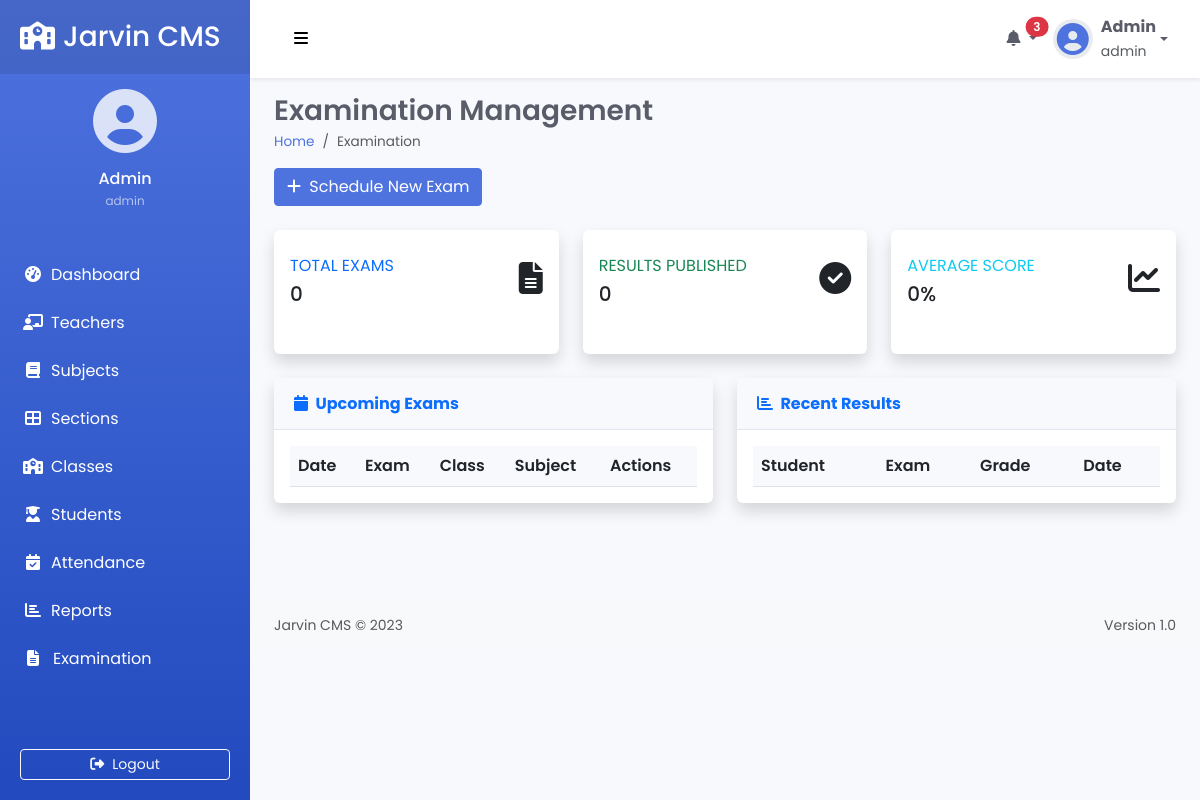
Before: /examination (signed in) with the older database file.
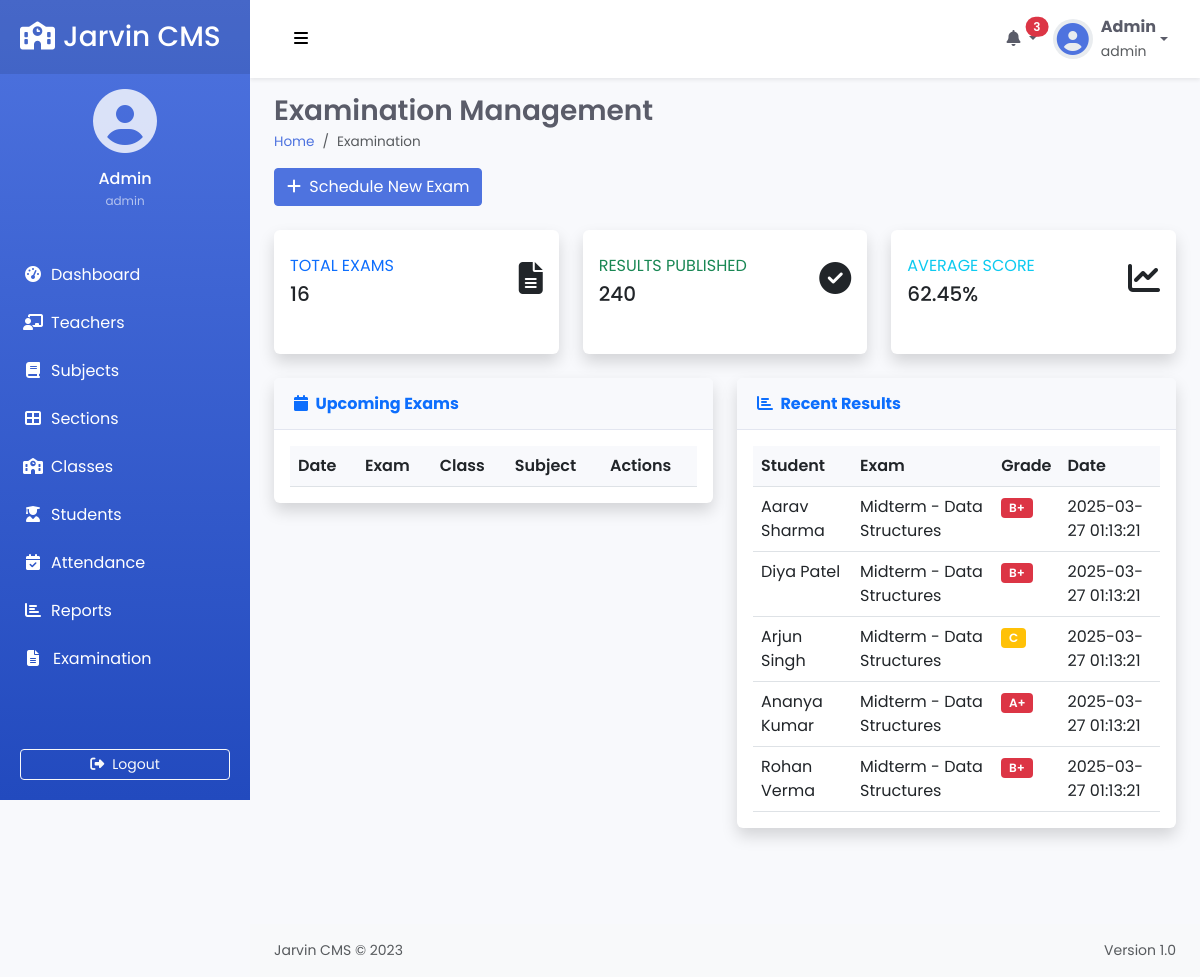
After: the same page with the newer database file.
### tables this page shows
CREATE TABLE sms_exam_results (
            id INTEGER PRIMARY KEY AUTOINCREMENT,
            exam_id INTEGER,
            student_id INTEGER,
            marks_obtained DECIMAL(5,2),
            grade TEXT,
            remarks TEXT,
            date_added DATETIME DEFAULT CURRENT_TIMESTAMP,
            FOREIGN KEY (exam_id) REFERENCES sms_exams(id),
            FOREIGN KEY (student_id) REFERENCES sms_students(id)
        );

CREATE TABLE sms_students (
            id INTEGER PRIMARY KEY AUTOINCREMENT,
            admission_no TEXT,
            roll_no TEXT,
            name TEXT,
            photo TEXT,
            gender TEXT,
            dob TEXT,
            mobile TEXT,
            email TEXT,
            current_address TEXT,
            father_name TEXT,
            mother_name TEXT,
            admission_date TEXT,
            academic_year TEXT,
            class INTEGER,
            section INTEGER
        );

CREATE TABLE sms_exam_types (
            id INTEGER PRIMARY KEY AUTOINCREMENT,
            name TEXT NOT NULL,
            description TEXT
        );

CREATE TABLE sms_subjects (
            subject_id INTEGER PRIMARY KEY AUTOINCREMENT,
            subject TEXT,
            type TEXT,
            code TEXT
        );

### app.py (the view)
@app.route("/examination", methods=['GET'])
def examination():
    if 'loggedin' not in session:
        return redirect(url_for('login'))
    db = get_db()
    cursor = db.cursor()
    cursor.execute('''
        SELECT e.*, et.name as exam_type, c.name as class_name, s.subject as subject_name
        FROM sms_exams e
        JOIN sms_exam_types et ON e.exam_type_id = et.id
        JOIN sms_classes c ON e.class_id = c.id
        JOIN sms_subjects s ON e.subject_id = s.subject_id
        WHERE e.exam_date >= date('now')
        ORDER BY e.exam_date ASC
        LIMIT 5
    ''')
    upcoming_exams = cursor.fetchall()
    cursor.execute('''
        SELECT er.*, e.exam_date, et.name as exam_type,
               s.name as student_name, c.name as class_name,
               sub.subject as subject_name
        FROM sms_exam_results er
        JOIN sms_exams e ON er.exam_id = e.id
        JOIN sms_exam_types et ON e.exam_type_id = et.id
        JOIN sms_students s ON er.student_id = s.id
        JOIN sms_classes c ON e.class_id = c.id
        JOIN sms_subjects sub ON e.subject_id = sub.subject_id
        ORDER BY er.date_added DESC
        LIMIT 5
    ''')
    recent_results = cursor.fetchall()
    cursor.execute('SELECT COUNT(*) FROM sms_exams')
    total_exams = cursor.fetchone()[0]
    cursor.execute('SELECT COUNT(*) FROM sms_exam_results')
    total_results = cursor.fetchone()[0]
    cursor.execute('SELECT AVG(marks_obtained) FROM sms_exam_results')
    avg_score = cursor.fetchone()[0] or 0
    cursor.execute('SELECT * FROM sms_classes')
    classes = cursor.fetchall()
    cursor.execute('SELECT * FROM sms_subjects')
    subjects = cursor.fetchall()
    cursor.execute('SELECT * FROM sms_exam_types')
    exam_types = cursor.fetchall()
    db.close()
    return render_template('examination.html',
                         upcoming_exams=upcoming_exams,
                         recent_results=recent_results,
                         total_exams=total_exams,
                         total_results=total_results,
                         avg_score=round(avg_score, 2),
                         classes=classes,
                         subjects=subjects,
                         exam_types=exam_types)

### app.py (called while the page is built)
def get_db():
    db = sqlite3.connect('python_sms.db')
    db.row_factory = sqlite3.Row
    return db

### templates/examination.html (shortened to what the changed rows need)
{% extends 'layout.html' %}
{% block header %}Examination Management{% endblock %}
{% block content %}
<div class="row fade-in">
    <div class="col-xl-4 col-md-6 mb-4">
        <div class="card card-stat border-left-primary shadow h-100 py-2">
            <div class="card-body">
                <div class="row no-gutters align-items-center">
                    <div class="col mr-2">
                        <div class="text-xs font-weight-bold text-primary text-uppercase mb-1">
                            Total Exams</div>
                        <div class="h5 mb-0 font-weight-bold text-gray-800">{{ total_exams }}</div>
                    </div>
                </div>
            </div>
        </div>
    </div>
    <div class="col-xl-4 col-md-6 mb-4">
        <div class="card card-stat border-left-success shadow h-100 py-2">
            <div class="card-body">
                <div class="row no-gutters align-items-center">
                    <div class="col mr-2">
                        <div class="text-xs font-weight-bold text-success text-uppercase mb-1">
                            Results Published</div>
                        <div class="h5 mb-0 font-weight-bold text-gray-800">{{ total_results }}</div>
                    </div>
                </div>
            </div>
        </div>
    </div>
    <div class="col-xl-4 col-md-6 mb-4">
        <div class="card card-stat border-left-info shadow h-100 py-2">
            <div class="card-body">
                <div class="row no-gutters align-items-center">
                    <div class="col mr-2">
                        <div class="text-xs font-weight-bold text-info text-uppercase mb-1">
                            Average Score</div>
                        <div class="h5 mb-0 font-weight-bold text-gray-800">{{ avg_score }}%</div>
                    </div>
                </div>
            </div>
        </div>
    </div>
</div>
<div class="row">
    <div class="col-lg-6 mb-4">
        <div class="card shadow">
            <div class="card-body">
                <div class="table-responsive">
                    <table class="table table-hover">
                        <thead class="bg-light">
                            <tr>
                                <th>Date</th>
                                <th>Exam</th>
                                <th>Class</th>
                                <th>Subject</th>
                                <th>Actions</th>
                            </tr>
                        </thead>
                    </table>
                </div>
            </div>
        </div>
    </div>
    <div class="col-lg-6 mb-4">
        <div class="card shadow">
            <div class="card-body">
                <div class="table-responsive">
                    <table class="table table-hover">
                        <thead class="bg-light">
                            <tr>
                                <th>Student</th>
                                <th>Exam</th>
                                <th>Grade</th>
                                <th>Date</th>
                            </tr>
                        </thead>
                        <tbody>
                            {% for result in recent_results %}
                            <tr>
                                <td>{{ result.student_name }}</td>
                                <td>{{ result.exam_type }} - {{ result.subject_name }}</td>
                                <td>
                                    <span
                                        class="badge bg-{{ 'success' if result.grade in ['A', 'B'] else 'warning' if result.grade == 'C' else 'danger' }}">
                                        {{ result.grade }}
                                    </span>
                                </td>
                                <td>{{ result.date_added }}</td>
                            </tr>
                            {% endfor %}
                        </tbody>
                    </table>
                </div>
            </div>
        </div>
    </div>
</div>
{% endblock %}

Changed rows visible on the page:
added sms_exam_results: student_name "Aarav Sharma", exam_type "Midterm", subject_name "Data Structures", grade "B+", date_added "2025-03-27 01:13:21"
added sms_exam_results: student_name "Diya Patel", exam_type "Midterm", subject_name "Data Structures", grade "B+", date_added "2025-03-27 01:13:21"
added sms_exam_results: student_name "Arjun Singh", exam_type "Midterm", subject_name "Data Structures", grade "C", date_added "2025-03-27 01:13:21"
added sms_exam_results: student_name "Ananya Kumar", exam_type "Midterm", subject_name "Data Structures", grade "A+", date_added "2025-03-27 01:13:21"
added sms_exam_results: student_name "Rohan Verma", exam_type "Midterm", subject_name "Data Structures", grade "B+", date_added "2025-03-27 01:13:21"
Other visible differences:
{{ total_exams }}: "0" → "16"
{{ total_results }}: "0" → "240"
{{ avg_score }}: "0" → "62.45"
